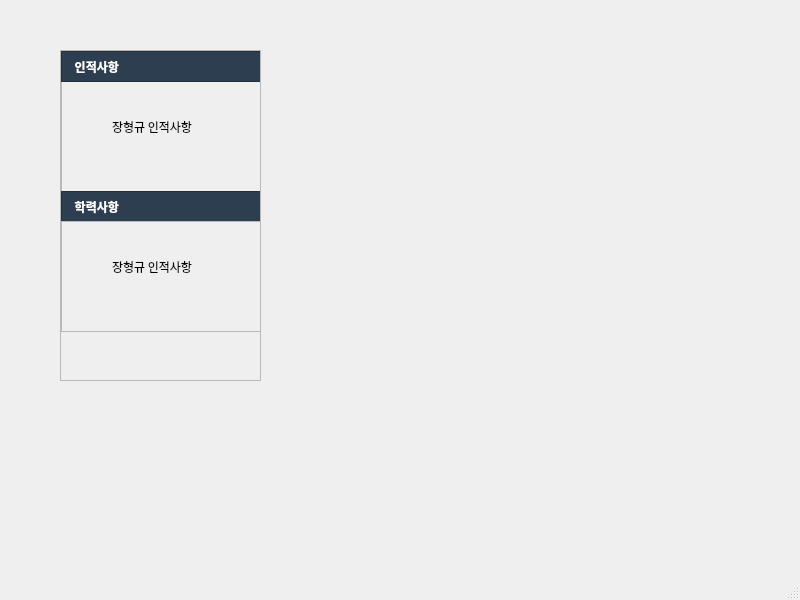
<?xml version="1.0" encoding="UTF-8"?>
<ui version="4.0">
 <class>MainWindow</class>
 <widget class="QMainWindow" name="MainWindow">
  <property name="geometry">
   <rect>
    <x>0</x>
    <y>0</y>
    <width>800</width>
    <height>600</height>
   </rect>
  </property>
  <property name="windowTitle">
   <string>MainWindow</string>
  </property>
  <widget class="QWidget" name="centralwidget">
   <widget class="QScrollArea" name="srtArea">
    <property name="geometry">
     <rect>
      <x>60</x>
      <y>50</y>
      <width>201</width>
      <height>331</height>
     </rect>
    </property>
    <property name="widgetResizable">
     <bool>true</bool>
    </property>
    <widget class="QWidget" name="scrollAreaWidgetContents">
     <property name="geometry">
      <rect>
       <x>0</x>
       <y>0</y>
       <width>199</width>
       <height>329</height>
      </rect>
     </property>
     <widget class="QFrame" name="srt0docList">
      <property name="geometry">
       <rect>
        <x>0</x>
        <y>30</y>
        <width>201</width>
        <height>111</height>
       </rect>
      </property>
      <property name="frameShape">
       <enum>QFrame::StyledPanel</enum>
      </property>
      <property name="frameShadow">
       <enum>QFrame::Raised</enum>
      </property>
      <widget class="QPushButton" name="pushButton_4">
       <property name="geometry">
        <rect>
         <x>0</x>
         <y>30</y>
         <width>201</width>
         <height>31</height>
        </rect>
       </property>
       <property name="styleSheet">
        <string notr="true">padding-left: 50px;
text-align: left;
font-family: Malgun Gothic;
font-size: 12px;</string>
       </property>
       <property name="text">
        <string>장형규 인적사항</string>
       </property>
       <property name="flat">
        <bool>true</bool>
       </property>
      </widget>
     </widget>
     <widget class="QFrame" name="srt0">
      <property name="geometry">
       <rect>
        <x>0</x>
        <y>0</y>
        <width>201</width>
        <height>31</height>
       </rect>
      </property>
      <property name="styleSheet">
       <string notr="true">background-color: rgb(44, 62, 80);</string>
      </property>
      <property name="frameShape">
       <enum>QFrame::StyledPanel</enum>
      </property>
      <property name="frameShadow">
       <enum>QFrame::Raised</enum>
      </property>
      <widget class="QPushButton" name="srt0open">
       <property name="geometry">
        <rect>
         <x>0</x>
         <y>0</y>
         <width>161</width>
         <height>31</height>
        </rect>
       </property>
       <property name="styleSheet">
        <string notr="true">padding-left: 10px;
text-align: left;
font-family: Malgun Gothic;
font-weight: bold;
color: white;</string>
       </property>
       <property name="text">
        <string> 인적사항</string>
       </property>
       <property name="icon">
        <iconset resource="images/img.qrc">
         <normaloff>:/plus_white.png</normaloff>:/plus_white.png</iconset>
       </property>
       <property name="flat">
        <bool>true</bool>
       </property>
      </widget>
      <widget class="QPushButton" name="srt0add">
       <property name="geometry">
        <rect>
         <x>160</x>
         <y>0</y>
         <width>41</width>
         <height>31</height>
        </rect>
       </property>
       <property name="text">
        <string/>
       </property>
       <property name="icon">
        <iconset resource="images/img.qrc">
         <normaloff>:/portable-document-format-white.png</normaloff>:/portable-document-format-white.png</iconset>
       </property>
       <property name="flat">
        <bool>true</bool>
       </property>
      </widget>
     </widget>
     <widget class="QFrame" name="srt1">
      <property name="geometry">
       <rect>
        <x>0</x>
        <y>140</y>
        <width>201</width>
        <height>31</height>
       </rect>
      </property>
      <property name="styleSheet">
       <string notr="true">background-color: rgb(44, 62, 80);</string>
      </property>
      <property name="frameShape">
       <enum>QFrame::StyledPanel</enum>
      </property>
      <property name="frameShadow">
       <enum>QFrame::Raised</enum>
      </property>
      <widget class="QPushButton" name="srt1open">
       <property name="geometry">
        <rect>
         <x>0</x>
         <y>0</y>
         <width>161</width>
         <height>31</height>
        </rect>
       </property>
       <property name="styleSheet">
        <string notr="true">padding-left: 10px;
text-align: left;
font-family: Malgun Gothic;
font-weight: bold;
color: white;</string>
       </property>
       <property name="text">
        <string> 학력사항</string>
       </property>
       <property name="icon">
        <iconset resource="images/img.qrc">
         <normaloff>:/plus_white.png</normaloff>:/plus_white.png</iconset>
       </property>
       <property name="flat">
        <bool>true</bool>
       </property>
      </widget>
      <widget class="QPushButton" name="srt1add">
       <property name="geometry">
        <rect>
         <x>160</x>
         <y>0</y>
         <width>41</width>
         <height>31</height>
        </rect>
       </property>
       <property name="text">
        <string/>
       </property>
       <property name="icon">
        <iconset resource="images/img.qrc">
         <normaloff>:/portable-document-format-white.png</normaloff>:/portable-document-format-white.png</iconset>
       </property>
       <property name="flat">
        <bool>true</bool>
       </property>
      </widget>
     </widget>
     <widget class="QFrame" name="srt1docList">
      <property name="geometry">
       <rect>
        <x>0</x>
        <y>170</y>
        <width>201</width>
        <height>111</height>
       </rect>
      </property>
      <property name="frameShape">
       <enum>QFrame::StyledPanel</enum>
      </property>
      <property name="frameShadow">
       <enum>QFrame::Raised</enum>
      </property>
      <widget class="QPushButton" name="pushButton_5">
       <property name="geometry">
        <rect>
         <x>0</x>
         <y>30</y>
         <width>201</width>
         <height>31</height>
        </rect>
       </property>
       <property name="styleSheet">
        <string notr="true">padding-left: 50px;
text-align: left;
font-family: Malgun Gothic;
font-size: 12px;</string>
       </property>
       <property name="text">
        <string>장형규 인적사항</string>
       </property>
       <property name="flat">
        <bool>true</bool>
       </property>
      </widget>
     </widget>
    </widget>
   </widget>
  </widget>
  <widget class="QMenuBar" name="menubar">
   <property name="geometry">
    <rect>
     <x>0</x>
     <y>0</y>
     <width>800</width>
     <height>26</height>
    </rect>
   </property>
  </widget>
  <widget class="QStatusBar" name="statusbar"/>
 </widget>
 <resources>
  <include location="images/img.qrc"/>
 </resources>
 <connections/>
</ui>
